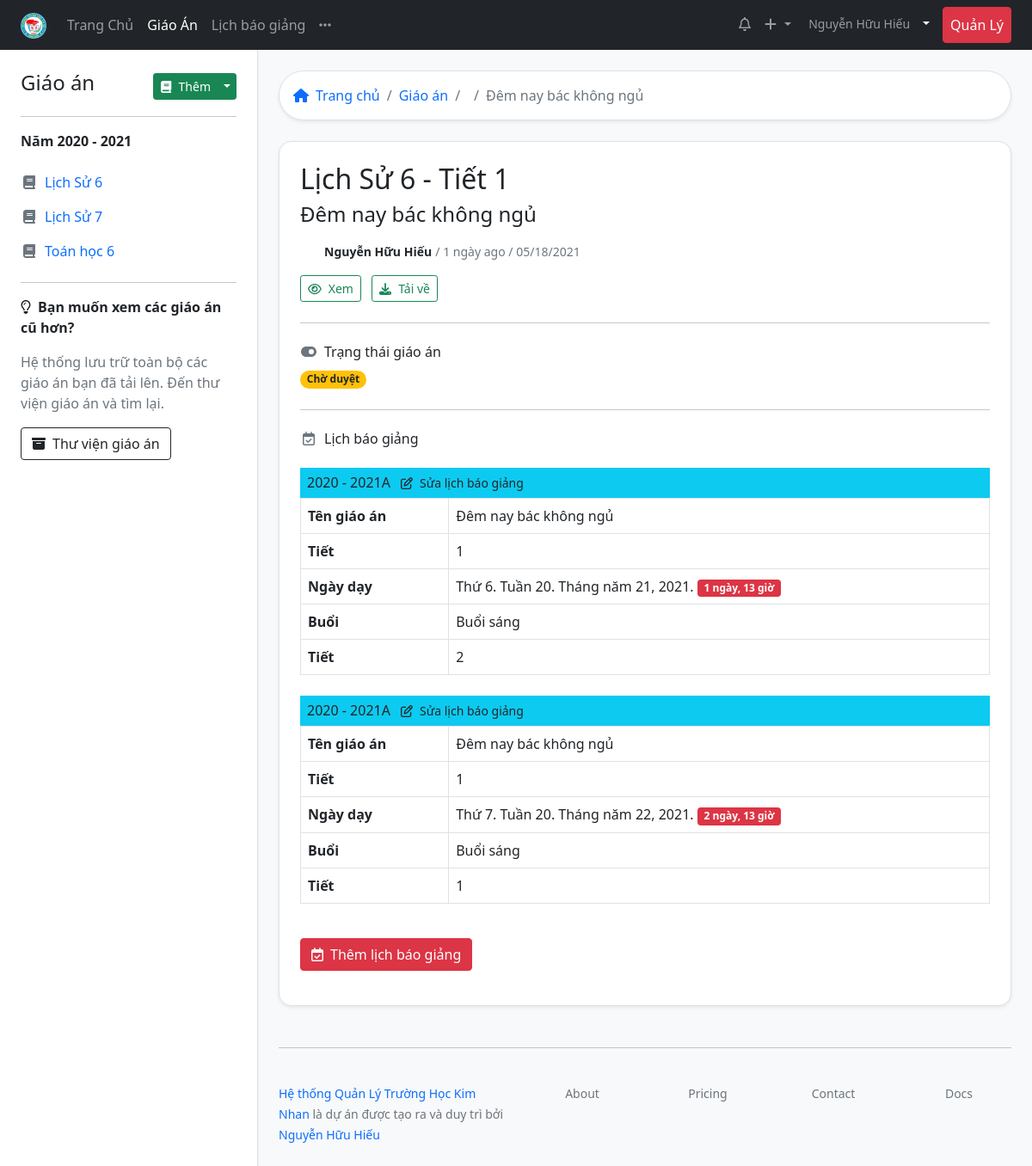
The app's page /lesson/2/ (signed in), older data.
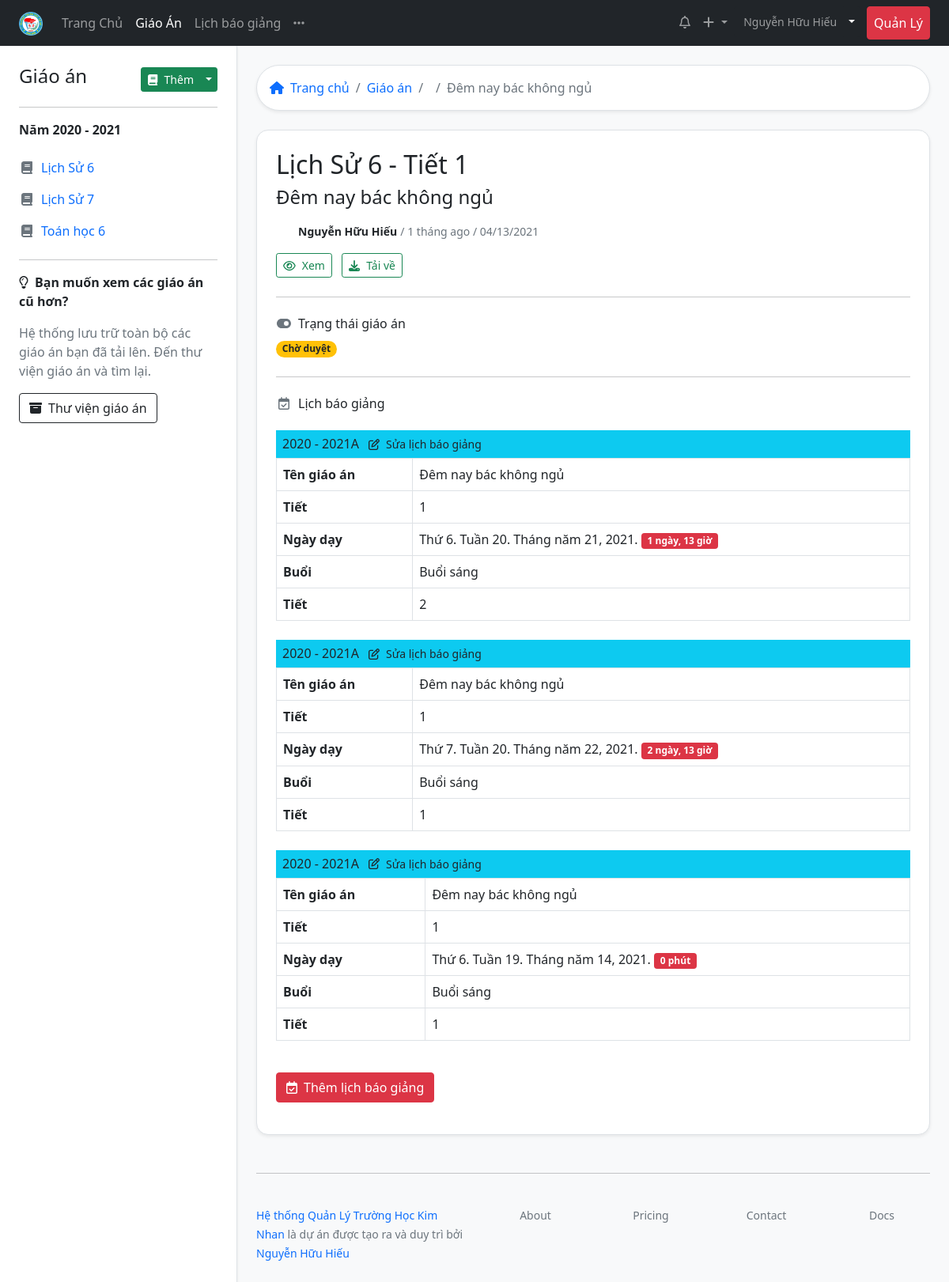
The same page, newer data.
### lessonmanagement/models.py (models this page shows, shortened)
class Teacher(models.Model):
    user = models.OneToOneField(User, on_delete=models.CASCADE, verbose_name="Tài khoản đăng nhập")
    firstname = models.CharField("Họ",max_length=20, blank=True)
    lastname = models.CharField("Tên", max_length=20, blank=True)
    zalo_number = models.DecimalField(verbose_name="Số điện thoại",help_text="Số điện thoại có đăng ký zalo, sử dụng để nhận thông báo từ ban giám hiệu", max_digits=12, decimal_places=0,null=True, blank=True)
    birth_date = models.DateField("Ngày sinh", null=True, blank=True)
    SEX_CHOICES = [
    ('male', 'Nam'),
    ('female', 'Nữ')
    ]
    sex = models.CharField(verbose_name="Giới tính", max_length=6, choices=SEX_CHOICES, null=True, blank=True)
    main_subject = models.ForeignKey("Subject",on_delete=models.SET_NULL,null=True,blank=True, verbose_name="Chuyên môn chính")
    EDUCATION_LEVEL_CHOICES = [
        ('inter', 'Trung Cấp'),
        ('college', 'Cao Đẳng'),
        ('university', 'Đại Học'),
        ('master', 'Thạc Sĩ')
    ]
    education_level = models.CharField(max_length=20, choices=EDUCATION_LEVEL_CHOICES, null=True, blank=True)
    is_work = models.BooleanField("Có đang công tác", default=True)
    def user_directory_path(instance, filename):
        return 'user_{0}/{1}'.format(instance.user.id, filename)
    avatar = models.ImageField("Ảnh đại diện", upload_to=user_directory_path, blank=True, null=True)
    def full_name(self):
        return ('%s %s') % (self.firstname, self.lastname)
    def current_schoolyear(self):
        now = datetime.datetime.now()
        current_startyear = school_year_def(now)
        schoolyear = Schoolyear.objects.get(start_date__year=current_startyear)
        return schoolyear
    def subject_classyear_list(self):
        return self.subjectclassyear_set.filter(
            schoolyear=self.current_schoolyear()).order_by('subject__subject__title').values('subject__subject__title', 'classyear__startyear__start_date__year','subject__subject__group__title').distinct()
    class Meta:
        verbose_name = "Giáo viên"
        verbose_name_plural = "Giáo viên"

class Schoolyear(models.Model):
    school = models.ForeignKey(School, on_delete=models.CASCADE)
    start_date = models.DateField(help_text="Ngày bắt đầu năm học",  unique_for_year='start_date' )
    end_date = models.DateField(blank=True, null=True)
    spring_start = models.DateTimeField(help_text="Giờ mùa hè. Buổi sáng bắt đầu từ ngày nào, mấy giờ", blank=True, null=True)
    winter_start = models.DateTimeField(help_text="Giờ mùa đông. Buổi sáng bắt đầu từ ngày nào, mấy giờ", blank=True, null=True)
    class Meta:
        verbose_name = "Năm học"
        verbose_name_plural = "Năm học"
    def __str__(self):
        return '%s - %s' % (self.start_date.year, self.start_date.year + 1)

class Lesson(models.Model):
    title = models.CharField(max_length=200)
    lesson_path = models.FileField(blank=True, null=True)
    upload_time = models.DateTimeField(blank=True, null=True)
    edit_time = models.DateTimeField(blank=True, null=True)
    description = models.CharField(max_length=200, null=True, blank=True)
    teacher = models.ForeignKey(Teacher, on_delete=models.CASCADE)
    subject = models.ForeignKey(SubjectDetail, on_delete=models.CASCADE)
    number_lesson = models.IntegerField(help_text="Bài giảng số mấy")
    schoolyear = models.ForeignKey(Schoolyear, on_delete=models.CASCADE, blank=True, null=True)
    classyear = models.ManyToManyField(Classyear, through="LessonSchedule")
    STATUS_CHOICES = [
    ('pending', 'Chờ duyệt'),
    ('acept', 'Đã duyệt'),
    ('deny', 'Bị từ chối'),
    ]
    status = models.CharField(max_length=10, blank=True, choices=STATUS_CHOICES ,default='pending')
    checker = models.ForeignKey('Teacher', related_name="lesson_checker" ,on_delete=models.SET_NULL, null=True, blank=True)
    check_date = models.DateTimeField(auto_now=True)
    note_checker = models.CharField(max_length=200, blank=True)
    class Meta:
        verbose_name = "Giáo Án"
        verbose_name_plural = "Giáo Án"
        ordering = ["-upload_time"]
        unique_together = ['subject', 'number_lesson']
    def classyear_list(self):
        return LessonSchedule.objects.filter(lesson=self.id)

class SubjectDetail(models.Model):
    subject = models.ForeignKey(Subject, on_delete=models.CASCADE, verbose_name="Môn học")
    level = models.IntegerField(choices=LEVEL_CHOICES, verbose_name="Khối học")
    total_lesson = models.IntegerField(verbose_name="Tổng số tiết")
    week_lesson = models.IntegerField(verbose_name="Số tiết mỗi tuần")
    class Meta:
        verbose_name = "Chi tiết môn học"
        verbose_name_plural = "Chi tiết môn học"

class SchoolAbstract(models.Model):
    title = models.CharField(max_length=50, verbose_name="Tiêu đề")
    description = models.CharField(max_length=200, verbose_name="Mô tả sơ lược", blank=True)
    cover = models.ImageField(upload_to="coverimages/", verbose_name="Ảnh bìa", null = True, blank = True)
    class Meta:
        abstract = True

class Subject(SchoolAbstract):
    group = models.ForeignKey(GroupSubject,on_delete=models.CASCADE, verbose_name='Bộ môn')
    subject_slug = models.SlugField(max_length=50, null=True, blank=True)
    class Meta:
        verbose_name = "Môn học"
        verbose_name_plural = "Môn học"

class LessonSchedule(models.Model):
    lesson = models.ForeignKey(Lesson, on_delete = models.CASCADE)
    classyear = models.ForeignKey(Classyear, on_delete = models.CASCADE)
    teach_date_schedule = models.DateField()
    week = models.IntegerField(blank=True, null=True)
    SESSION_CHOICES = [
        ('morning', 'Buổi sáng'),
        ('afternoon', 'Buổi chiều'),
    ]
    session = models.CharField(max_length=15, choices=SESSION_CHOICES)
    ORDER_CHOICES = [
        (1, 1),
        (2, 2),
        (3, 3),
        (4, 4),
        (5, 5)
    ]
    order_schedule = models.IntegerField(choices=ORDER_CHOICES)
    class Meta:
        unique_together = ('teach_date_schedule', 'session', 'order_schedule')
        verbose_name = 'Lịch báo giảng'
        verbose_name_plural = 'Lịch báo giảng'

class Classyear(models.Model):
    TITLE_CHOICES = [
    ('A', 'A'),
    ('B', 'B'),
    ('C', 'C'),
    ('D', 'D')
    ]
    title = models.CharField(verbose_name="Tên lớp", max_length=1, choices=TITLE_CHOICES)
    startyear = models.ForeignKey('Schoolyear', on_delete=models.CASCADE, verbose_name="Năm nhập học")
    class Meta:
        unique_together = ('title', 'startyear')
        verbose_name = "Lớp học"
        verbose_name_plural = "Lớp học"

### lessonmanagement/views.py (the view)
# urls.py: path('lesson/<int:id>/', views.lesson, name="lesson"),
@login_required
def lesson(request, id):
    try:
        lesson = Lesson.objects.filter(
            teacher=request.user.teacher.id).get(id=id)
        return render(request, 'lesson/lesson_detail.html', {'lesson': lesson})
    except Lesson.DoesNotExist:
        raise Http404("Lesson does not exist")

### lessonmanagement/templates/lesson/lesson_detail.html (shortened to what this page needs)
{% extends 'base_withsidebar.html' %}
{% load humanize %}
{% load static %}
{% load lessonmanagement_extras %}
{% block content %}
{% include 'breadcrumb/breadcrumb_lesson.html' %}
<div class="bg-white rounded-15 shadow-sm p-4 border">
    <h2>{{ lesson.subject.subject.title }} {{ lesson.subject.level }} - Tiết
        {{ lesson.number_lesson }}</h2>
    <h4 class="mb-3">{{ lesson.title }}</h4>
    <div class="d-flex align-items-center mb-3">
        <div>
            <small class="m-0 fw-bolder">{{ request.user.teacher.full_name }}</small>
            <small class="text-muted m-0"> / {{ lesson.upload_time|naturaltime }} / {{lesson.upload_time|date:"SHORT_DATE_FORMAT"}}</small>
        </div>
    </div>
    <a href="#" class="btn btn-sm btn-outline-success me-2"><i class="far fa-eye me-2"></i>Xem</a>
    <a href="{{ lesson.lesson_path.url }}" class="btn btn-sm btn-outline-success"><i
            class="fas fa-download me-2"></i>Tải về</a>
    <hr class="my-4">
    <h6><i class="fas fa-toggle-on text-muted fa-fw me-2"></i>Trạng thái giáo án</h6>
    {% if lesson.status == 'pending' %}
    <span class="badge bg-warning text-dark rounded-pill">{{ lesson.get_status_display }}</span>
    {% elif lesson.status == 'acept' %}
    <span class="badge bg-success text-white rounded-pill">{{ lesson.get_status_display }}</span> bởi
    <a href="#" class="text-decoration-none">{{ lesson.checker }} </a> / {{ lesson.check_date|naturaltime }}
    {% endif %}
    <hr class="my-4">
    <h6><i class="far fa-calendar-check me-2 text-muted fa-fw"></i>Lịch báo giảng</h6>
    {% if not lesson.classyear_list %}
    <h5 class="text-danger mt-3">Giáo án này chưa được lên lịch báo giảng</h5>
    <a href="{% url 'add_lesson_schedule' lesson.id %}" class="btn btn-danger"><i
            class="far fa-calendar-check me-2"></i>Thêm lịch báo giảng</a>
    {% else %}
    {% for i in lesson.classyear_list %}
    <h6 class="bg-info mb-0 p-2 mt-4">
        {{ lesson.subject.title }} {{ i.classyear.startyear }}{{ i.classyear.title }} <small>
            <a href="#" class="ms-2 text-decoration-none text-dark"><i class="far fa-edit me-2"></i>Sửa lịch báo
                giảng</a>
        </small>
    </h6>
    {% include 'schedule/lesson_schedule.html' %}
    {% endfor %}
    <br>
    <a href="{% url 'add_lesson_schedule' lesson.id %}" class="btn btn-danger mb-3"><i
            class="far fa-calendar-check me-2"></i>Thêm lịch báo giảng</a>
    {% endif %}
</div>
{% endblock %}

### lessonmanagement/templates/topnav.html (shortened to what this page needs)
{% load static %}
<nav class="navbar navbar-expand-lg navbar-dark bg-dark  ">
  <div class="container-fluid px-lg-4">
    <a class="navbar-brand" href="{% url 'index' %}"><img src="{% static 'imgs/logo_thcsanhson.png'%}" alt=""
        height="30px"></a>
    <div class="collapse navbar-collapse" id="navbarSupportedContent">
      <ul class="navbar-nav me-auto mb-2 mb-lg-0">
        <li class="nav-item">
          <a class="nav-link {% if request.path == '/' %} active {% endif %}" aria-current="page"
            href="{% url 'index' %}">Trang Chủ</a>
        </li>
        <li class="nav-item">
          <a class="nav-link {% if 'lesson' in request.path %} active {% endif %}" href="{% url 'alllessons' %}">Giáo
            Án</a>
        </li>
        <li class="nav-item ">
          {% now 'W' as w %}
          {% now 'Y' as y %}
          <a class="nav-link {% if 'schedule' in request.path %} active {% endif %}" href="{% url 'schedule' y w %}">
            Lịch báo giảng
          </a>
        </li>
        <li class="nav-item dropdown">
          <a class="nav-link" href="#" id="navbarDropdown" role="button" data-bs-toggle="dropdown"
            aria-expanded="false">
            <i class="fas fa-ellipsis-h"></i>
          </a>
        </li>
      </ul>
      <ul class="navbar-nav  mb-2 mb-lg-0">
        <li class="nav-item">
          <a class="nav-link" href="#"><i class="far fa-bell"></i></a>
        </li>
        <li class="nav-item dropdown">
          <a class="nav-link dropdown-toggle" href="#" id="navbarDropdown" role="button" data-bs-toggle="dropdown"
            aria-expanded="false">
            <i class="fas fa-plus"></i>
          </a>
        </li>
        <li class="nav-item">
          <div class="btn-group">
            {% if request.path == '/profile/' %}
            <a href="{% url 'profile' %}" class="nav-link btn btn-light text-dark btn-sm">
              <img src="
                    {% if request.user.teacher.avatar %}
                    {{ request.user.teacher.avatar.url }}
                    {% else %}
                    {% static 'imgs/no-avatar.png' %}
                    {% endif %}
                    " class="rounded-circle" alt="" height="25px">
              {{ request.user.teacher.full_name }}
            </a>
            <button type="button" class="btn  btn-sm btn-light text-dark dropdown-toggle dropdown-toggle-split"
              data-bs-toggle="dropdown" aria-expanded="false">
              <span class="visually-hidden">Toggle Dropdown</span>
            </button>
            {% else %}
            <a href="{% url 'profile' %}" class="nav-link btn btn-dark btn-sm">
              {{ request.user.teacher.full_name }}
            </a>
            <button type="button" class="btn  btn-sm btn-dark dropdown-toggle dropdown-toggle-split"
              data-bs-toggle="dropdown" aria-expanded="false">
            </button>
            {% endif %}
          </div>
        </li>
        {% if request.user.is_staff %}
        <li class="nav-item ms-2">
          <a href="{% url 'admin:index' %}" class="nav-link btn btn-danger text-white">
            Quản Lý
          </a>
        </li>
        {% endif %}
      </ul>
    </div>
  </div>
</nav>

### lessonmanagement/templates/sidebar.html (shortened to what this page needs)
{% load lessonmanagement_extras %}
{% with teacher=request.user.teacher %}
<div class="position-sticky top-0 start-0 pt-4">
  <div class="d-flex justify-content-between align-items-center">
    <h4>Giáo án</h4>
    <div class="btn-group">
      <a href="{% url 'addlesson' %}" class="btn btn-sm btn-success"><i class="fas fa-book me-2"></i>Thêm</a>
      <button type="button" class="btn btn-sm btn-success dropdown-toggle dropdown-toggle-split"
        data-bs-toggle="dropdown" aria-expanded="false">
      </button>
    </div>
  </div>
   <div class="list-group">
    <hr>
    <span class="fw-bold mb-3">Năm {{teacher.current_schoolyear}} </span>
    {% for i in teacher.subject_classyear_list %}
    <a href="{%url 'lessons_subject_level' i.subject__subject__title|slugify 6%}"
      class="list-group-item list-group-item-action border-0 text-primary ps-0"><i
        class="fas fa-book fa-fw me-2 text-muted"></i>{{i.subject__subject__title}} {{i.classyear__startyear__start_date__year|classlevel}} </a>
    {% endfor %}
    <hr>
        <span class="fw-bold mb-3"><i class="far fa-lightbulb me-2"></i>Bạn muốn xem các giáo án cũ hơn?</span>
    <p class="text-muted pe-3">Hệ thống lưu trữ toàn bộ các giáo án bạn đã tải lên. Đến thư viện giáo án và tìm lại.</p>
   </div>
  <a href="{% url 'alllessons' %}" class="btn btn-outline-dark"><i class="fas fa-archive me-2"></i>Thư viện giáo án</a>
</div>
{% endwith %}

### lessonmanagement/templates/breadcrumb/breadcrumb_lesson.html
<div class="bg-white border shadow-sm p-3 rounded-pill mb-4">
    <nav aria-label="breadcrumb">
      <ol class="breadcrumb m-0 ">
        <li class="breadcrumb-item"><a href="{% url 'index' %}" class="text-decoration-none"><i class="fas fa-home me-2"></i>Trang chủ</a></li>
        <li class="breadcrumb-item"> <a href="{% url 'alllessons' %}" class="text-decoration-none">Giáo án</a></li>
        <li class="breadcrumb-item "> <a href="#" class="text-decoration-none">{{ lesson.subject.title }} {{ lesson.level }}</a></li>
        <li class="breadcrumb-item active" aria-current="page"> {{ lesson.title }}</li>
      </ol>
    </nav>
  </div>

### lessonmanagement/templates/schedule/lesson_schedule.html
{% load humanize %}
<table class="table table-bordered">
    <tr>
        <th scope="row">Tên giáo án</th>
        <td>{{ lesson.title }}</td>
    </tr>
    <tr>
        <th scope="row">Tiết</th>
        <td>{{ lesson.number_lesson }}</td>
    </tr>
    <tr>
        <th scope="row">Ngày dạy</th>
        <td>{{ i.teach_date_schedule|date:"D" }}. Tuần {{ i.teach_date_schedule|date:"W" }}. {{ i.teach_date_schedule }}.  <span class="badge bg-danger">{{ i.teach_date_schedule|timeuntil }}</span></td>
    </tr>
    <tr>
        <th scope="row">Buổi</th>
        <td>{{ i.get_session_display }}</td>
    </tr>
    <tr>
        <th scope="row">Tiết</th>
        <td>{{ i.order_schedule }}</td>
    </tr>
</table>

Row changes from the older to the newer data that the page shows:
changed Lesson "Đêm nay bác không ngủ": upload_time "1 ngày ago" → "1 tháng ago"; upload_time "05/18/2021" → "04/13/2021"
added LessonSchedule: classyear.startyear "2020 - 2021", classyear "A", {{ lesson.title }} "Đêm nay bác không ngủ", {{ lesson.number_lesson }} "1", teach_date_schedule "Thứ 6", teach_date_schedule "19", teach_date_schedule "Tháng năm 14, 2021", teach_date_schedule "0 phút", session "Buổi sáng", order_schedule "1"
